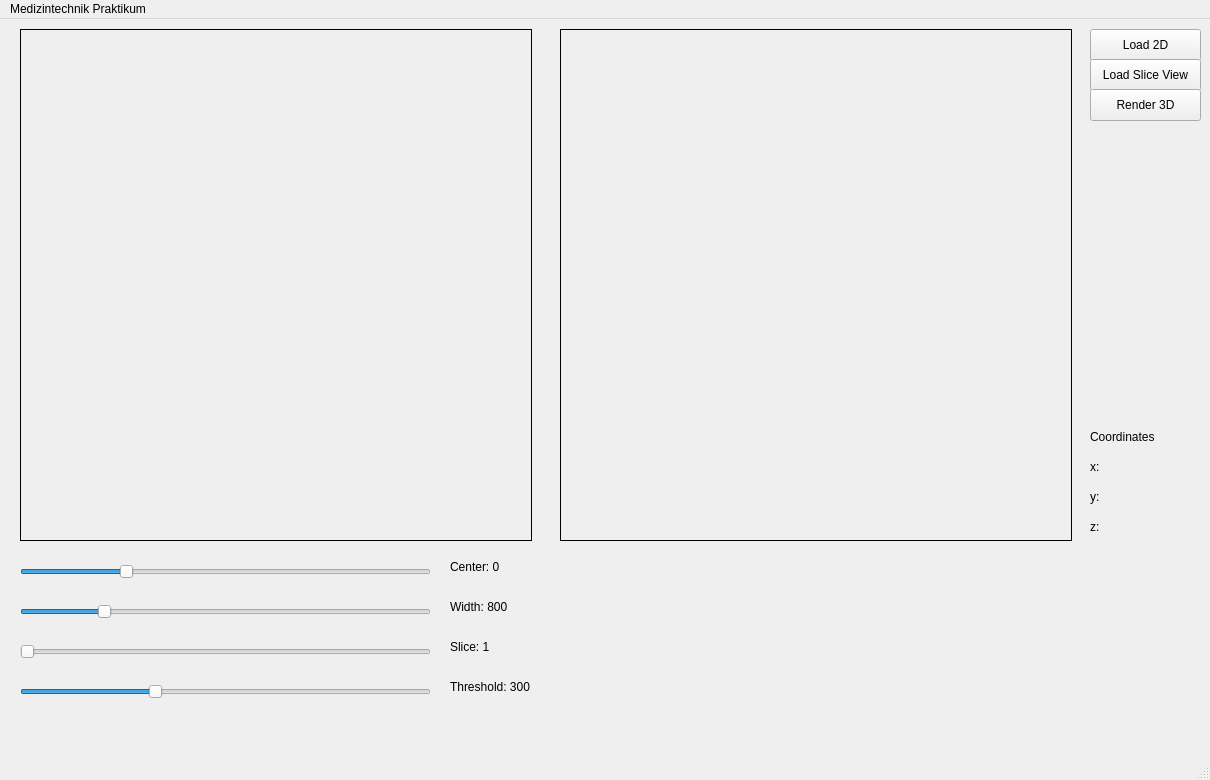
<?xml version="1.0" encoding="UTF-8"?>
<ui version="4.0">
 <class>Aufgabe2_1</class>
 <widget class="QMainWindow" name="Aufgabe2_1">
  <property name="geometry">
   <rect>
    <x>0</x>
    <y>0</y>
    <width>1210</width>
    <height>780</height>
   </rect>
  </property>
  <property name="windowTitle">
   <string>Aufgabe2_1</string>
  </property>
  <widget class="QWidget" name="centralwidget">
   <widget class="QLabel" name="picLabel">
    <property name="geometry">
     <rect>
      <x>20</x>
      <y>10</y>
      <width>512</width>
      <height>512</height>
     </rect>
    </property>
    <property name="frameShape">
     <enum>QFrame::Box</enum>
    </property>
    <property name="text">
     <string/>
    </property>
   </widget>
   <widget class="QPushButton" name="load12bitButton">
    <property name="geometry">
     <rect>
      <x>1090</x>
      <y>10</y>
      <width>111</width>
      <height>32</height>
     </rect>
    </property>
    <property name="text">
     <string>Load 2D</string>
    </property>
   </widget>
   <widget class="QSlider" name="sliderCenter">
    <property name="geometry">
     <rect>
      <x>20</x>
      <y>540</y>
      <width>411</width>
      <height>25</height>
     </rect>
    </property>
    <property name="minimum">
     <number>-1024</number>
    </property>
    <property name="maximum">
     <number>3071</number>
    </property>
    <property name="value">
     <number>0</number>
    </property>
    <property name="orientation">
     <enum>Qt::Horizontal</enum>
    </property>
   </widget>
   <widget class="QSlider" name="sliderWidth">
    <property name="geometry">
     <rect>
      <x>20</x>
      <y>580</y>
      <width>411</width>
      <height>25</height>
     </rect>
    </property>
    <property name="minimum">
     <number>1</number>
    </property>
    <property name="maximum">
     <number>4095</number>
    </property>
    <property name="value">
     <number>800</number>
    </property>
    <property name="orientation">
     <enum>Qt::Horizontal</enum>
    </property>
   </widget>
   <widget class="QLabel" name="label_center">
    <property name="geometry">
     <rect>
      <x>450</x>
      <y>540</y>
      <width>111</width>
      <height>16</height>
     </rect>
    </property>
    <property name="text">
     <string>Center: 0</string>
    </property>
   </widget>
   <widget class="QLabel" name="label_width">
    <property name="geometry">
     <rect>
      <x>450</x>
      <y>580</y>
      <width>111</width>
      <height>16</height>
     </rect>
    </property>
    <property name="text">
     <string>Width: 800</string>
    </property>
   </widget>
   <widget class="QPushButton" name="load3DButton">
    <property name="geometry">
     <rect>
      <x>1090</x>
      <y>40</y>
      <width>111</width>
      <height>32</height>
     </rect>
    </property>
    <property name="text">
     <string>Load Slice View</string>
    </property>
   </widget>
   <widget class="QSlider" name="sliderSlice">
    <property name="geometry">
     <rect>
      <x>20</x>
      <y>620</y>
      <width>411</width>
      <height>25</height>
     </rect>
    </property>
    <property name="maximum">
     <number>129</number>
    </property>
    <property name="orientation">
     <enum>Qt::Horizontal</enum>
    </property>
   </widget>
   <widget class="QLabel" name="label_slice">
    <property name="geometry">
     <rect>
      <x>450</x>
      <y>620</y>
      <width>58</width>
      <height>16</height>
     </rect>
    </property>
    <property name="text">
     <string>Slice: 1</string>
    </property>
   </widget>
   <widget class="QLabel" name="label_image3D">
    <property name="geometry">
     <rect>
      <x>560</x>
      <y>10</y>
      <width>512</width>
      <height>512</height>
     </rect>
    </property>
    <property name="frameShape">
     <enum>QFrame::Box</enum>
    </property>
    <property name="text">
     <string/>
    </property>
   </widget>
   <widget class="QSlider" name="sliderThreshold">
    <property name="enabled">
     <bool>true</bool>
    </property>
    <property name="geometry">
     <rect>
      <x>20</x>
      <y>660</y>
      <width>411</width>
      <height>25</height>
     </rect>
    </property>
    <property name="minimum">
     <number>-1024</number>
    </property>
    <property name="maximum">
     <number>3071</number>
    </property>
    <property name="singleStep">
     <number>1</number>
    </property>
    <property name="pageStep">
     <number>1</number>
    </property>
    <property name="value">
     <number>300</number>
    </property>
    <property name="orientation">
     <enum>Qt::Horizontal</enum>
    </property>
   </widget>
   <widget class="QLabel" name="label_threshold">
    <property name="geometry">
     <rect>
      <x>450</x>
      <y>660</y>
      <width>101</width>
      <height>16</height>
     </rect>
    </property>
    <property name="text">
     <string>Threshold: 300</string>
    </property>
   </widget>
   <widget class="QPushButton" name="render3DButton">
    <property name="geometry">
     <rect>
      <x>1090</x>
      <y>70</y>
      <width>111</width>
      <height>32</height>
     </rect>
    </property>
    <property name="text">
     <string>Render 3D</string>
    </property>
   </widget>
   <widget class="QLabel" name="zposLabel">
    <property name="geometry">
     <rect>
      <x>1090</x>
      <y>500</y>
      <width>58</width>
      <height>16</height>
     </rect>
    </property>
    <property name="frameShape">
     <enum>QFrame::NoFrame</enum>
    </property>
    <property name="text">
     <string>z:</string>
    </property>
   </widget>
   <widget class="QLabel" name="yposLabel">
    <property name="geometry">
     <rect>
      <x>1090</x>
      <y>470</y>
      <width>58</width>
      <height>16</height>
     </rect>
    </property>
    <property name="frameShape">
     <enum>QFrame::NoFrame</enum>
    </property>
    <property name="text">
     <string>y:</string>
    </property>
   </widget>
   <widget class="QLabel" name="xposLabel">
    <property name="geometry">
     <rect>
      <x>1090</x>
      <y>440</y>
      <width>58</width>
      <height>16</height>
     </rect>
    </property>
    <property name="frameShape">
     <enum>QFrame::NoFrame</enum>
    </property>
    <property name="text">
     <string>x:</string>
    </property>
   </widget>
   <widget class="QLabel" name="label">
    <property name="geometry">
     <rect>
      <x>1090</x>
      <y>410</y>
      <width>101</width>
      <height>16</height>
     </rect>
    </property>
    <property name="text">
     <string>Coordinates</string>
    </property>
   </widget>
  </widget>
  <widget class="QMenuBar" name="menubar">
   <property name="geometry">
    <rect>
     <x>0</x>
     <y>0</y>
     <width>1210</width>
     <height>22</height>
    </rect>
   </property>
   <widget class="QMenu" name="menuMedizintechnik_Praktikum">
    <property name="title">
     <string>Medizintechnik Praktikum</string>
    </property>
   </widget>
   <addaction name="menuMedizintechnik_Praktikum"/>
  </widget>
  <widget class="QStatusBar" name="statusbar"/>
 </widget>
 <resources/>
 <connections/>
</ui>
